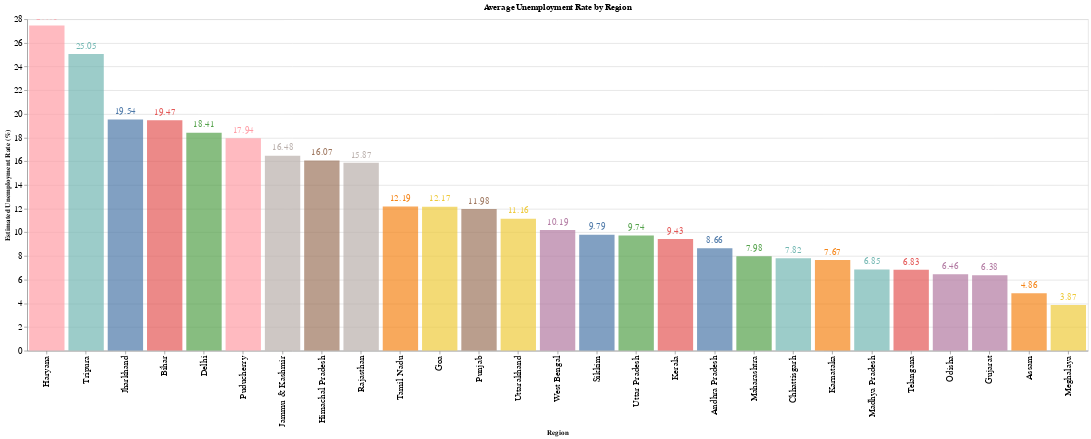

Notebook code for this chart:
### Markdown cell above
# unemployment on the basis of region

### Code cell
import altair as alt
# Group data by region and calculate mean unemployment rate
mean_unemployment_by_region = df.groupby('Region')['Estimated Unemployment Rate (%)'].mean().reset_index()

# Create the bar chart
bars = alt.Chart(mean_unemployment_by_region).mark_bar(opacity=0.7).encode(
    x=alt.X('Region', title='Region', sort='-y'),
    y=alt.Y('Estimated Unemployment Rate (%)', title='Estimated Unemployment Rate (%)'),
    color=alt.Color('Region', legend=None),
    tooltip=['Region', alt.Tooltip('Estimated Unemployment Rate (%)', title='Mean Unemployment Rate')]).properties(title='Average Unemployment Rate by Region',
    width=1600,
    height=500)

# Add annotations for mean values
annotations = bars.mark_text(align='center', baseline='bottom', dy=-5).encode(
    text=alt.Text('Estimated Unemployment Rate (%):Q', format='.2f'),size=alt.value(14)
)

# Combine the bars and annotations
chart = (bars + annotations)

# Show the chart
chart.configure(background='white').interactive().configure_axis(labelFontSize=14)

### Figure 1 — Vega-Lite specification as saved in the notebook (floating-point values rounded to 4 significant figures)
{"config": {"view": {"continuousWidth": 400, "continuousHeight": 300}, "axis": {"labelFontSize": 14}, "background": "white"}, "layer": [{"mark": {"type": "bar", "opacity": 0.7}, "encoding": {"color": {"field": "Region", "legend": null, "type": "nominal"}, "tooltip": [{"field": "Region", "type": "nominal"}, {"field": "Estimated Unemployment Rate (%)", "title": "Mean Unemployment Rate", "type": "quantitative"}], "x": {"field": "Region", "sort": "-y", "title": "Region", "type": "nominal"}, "y": {"field": "Estimated Unemployment Rate (%)", "title": "Estimated Unemployment Rate (%)", "type": "quantitative"}}, "height": 500, "selection": {"selector004": {"type": "interval", "bind": "scales", "encodings": ["x", "y"]}}, "title": "Average Unemployment Rate by Region", "width": 1600}, {"mark": {"type": "text", "align": "center", "baseline": "bottom", "dy": -5}, "encoding": {"color": {"field": "Region", "legend": null, "type": "nominal"}, "size": {"value": 14}, "text": {"field": "Estimated Unemployment Rate (%)", "format": ".2f", "type": "quantitative"}, "tooltip": [{"field": "Region", "type": "nominal"}, {"field": "Estimated Unemployment Rate (%)", "title": "Mean Unemployment Rate", "type": "quantitative"}], "x": {"field": "Region", "sort": "-y", "title": "Region", "type": "nominal"}, "y": {"field": "Estimated Unemployment Rate (%)", "title": "Estimated Unemployment Rate (%)", "type": "quantitative"}}, "height": 500, "title": "Average Unemployment Rate by Region", "width": 1600}], "data": {"name": "data-84d2156f3c2bfe24da46934b13fcce8e"}, "$schema": "https://vega.github.io/schema/vega-lite/v4.17.0.json", "datasets": {"data-84d2156f3c2bfe24da46934b13fcce8e": [{"Region": "Andhra Pradesh", "Estimated Unemployment Rate (%)": 8.664}, {"Region": "Assam", "Estimated Unemployment Rate (%)": 4.856}, {"Region": "Bihar", "Estimated Unemployment Rate (%)": 19.47}, {"Region": "Chhattisgarh", "Estimated Unemployment Rate (%)": 7.819}, {"Region": "Delhi", "Estimated Unemployment Rate (%)": 18.41}, {"Region": "Goa", "Estimated Unemployment Rate (%)": 12.17}, {"Region": "Gujarat", "Estimated Unemployment Rate (%)": 6.376}, {"Region": "Haryana", "Estimated Unemployment Rate (%)": 27.48}, {"Region": "Himachal Pradesh", "Estimated Unemployment Rate (%)": 16.07}, {"Region": "Jammu & Kashmir", "Estimated Unemployment Rate (%)": 16.48}, {"Region": "Jharkhand", "Estimated Unemployment Rate (%)": 19.54}, {"Region": "Karnataka", "Estimated Unemployment Rate (%)": 7.668}, {"Region": "Kerala", "Estimated Unemployment Rate (%)": 9.434}, {"Region": "Madhya Pradesh", "Estimated Unemployment Rate (%)": 6.854}, {"Region": "Maharashtra", "Estimated Unemployment Rate (%)": 7.979}, {"Region": "Meghalaya", "Estimated Unemployment Rate (%)": 3.866}, {"Region": "Odisha", "Estimated Unemployment Rate (%)": 6.462}, {"Region": "Puducherry", "Estimated Unemployment Rate (%)": 17.94}, {"Region": "Punjab", "Estimated Unemployment Rate (%)": 11.98}, {"Region": "Rajasthan", "Estimated Unemployment Rate (%)": 15.87}, {"Region": "Sikkim", "Estimated Unemployment Rate (%)": 9.793}, {"Region": "Tamil Nadu", "Estimated Unemployment Rate (%)": 12.19}, {"Region": "Telangana", "Estimated Unemployment Rate (%)": 6.833}, {"Region": "Tripura", "Estimated Unemployment Rate (%)": 25.05}, {"Region": "Uttar Pradesh", "Estimated Unemployment Rate (%)": 9.737}, {"Region": "Uttarakhand", "Estimated Unemployment Rate (%)": 11.16}, {"Region": "West Bengal", "Estimated Unemployment Rate (%)": 10.19}]}}
